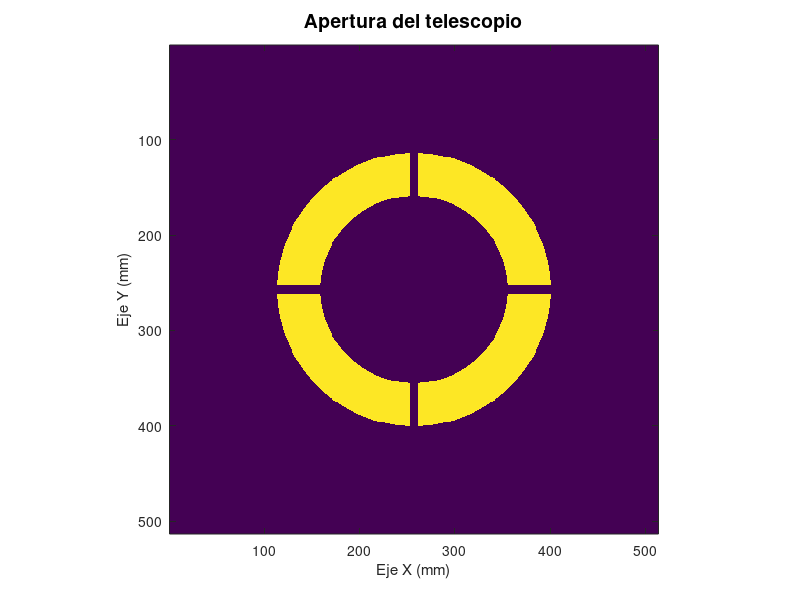
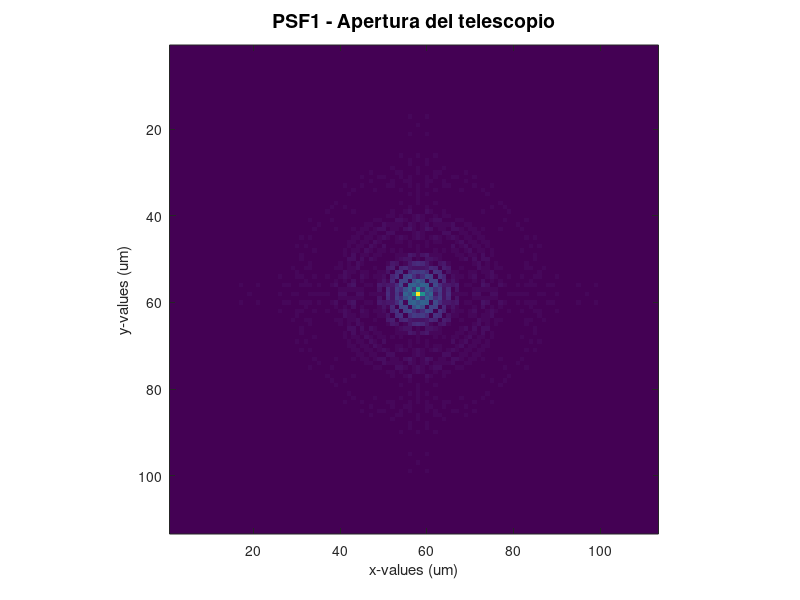
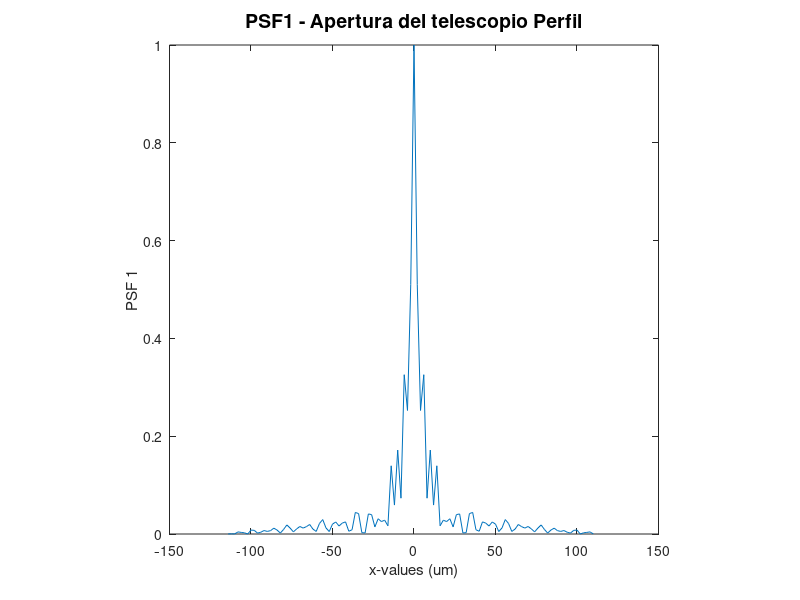
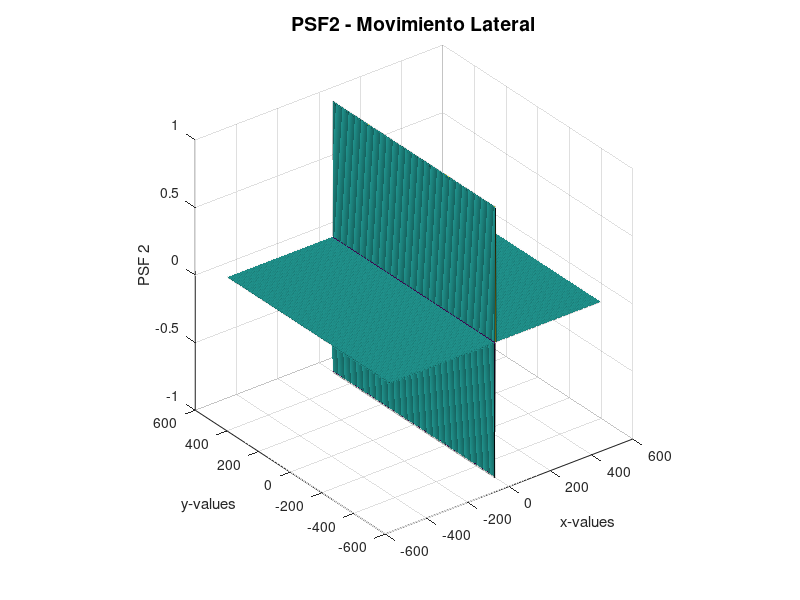

MATLAB code for these plots, in order: (Note: a time limit stopped this script after it produced the figures.)
%%
% 
% <<FILENAME.PNG>>
% 
%Resolución 2 um/pixel
close all
clear all

%%%%%%%%%%%%%%%%%%%%%%%%%%%%%%%%%%%%%%%%%%%%
%%%%%%%% 0.- Propiedades Generales %%%%%%%%%
%%%%%%%%%%%%%%%%%%%%%%%%%%%%%%%%%%%%%%%%%%%%
lambda = .550; %um
f = 3962000; %um
N=512;

te = 20;       %Tiempo de espocisión seg
D = 2;         %
rho = 100000; %um
sigma = 10;    %radianes

%%%%%%%%%%%%%%%%%%%%%%%%%%%%%%%%%%%%%%%%%%%%
%%%%% 1.- Definición de la apertura AP %%%%%
%%%%%%%%%%%%%%%%%%%%%%%%%%%%%%%%%%%%%%%%%%%%
xap = (-N/2:1:N/2)*(2.128);
yap = (-N/2:1:N/2)*(2.128);
AP = zeros(length(xap));

for i=1:length(xap)
for j=1:length(yap)
if sqrt(xap(i)^2 + yap(j)^2) <= 305
AP(i,j) = 1;
end
end
end

for i=1:length(xap)
for j=1:length(yap)
if sqrt(xap(i)^2 + yap(j)^2) <= 209
AP(i,j) = 0;
end
end
end

for i=1:length(xap)
if abs(xap(i)) <= 10
AP(i,:) = 0;
end
end

for j=1:length(yap)
if abs(yap(j)) <= 10
AP(:,j) = 0;
end
end

figure; set(gca,'FontSize',14);
imagesc(AP);
pbaspect([1 1 1])
title('Apertura del telescopio','FontSize',14);
xlabel('Eje X (mm)')
ylabel('Eje Y (mm)')
saveas(gcf,'1-1_Apertura','png');

FAP = abs(fftshift(fft2(AP)));

%VECTORES DEL ESPACIO MTF
u = (-N/2:1:N/2)*(1/((N+1)*(2)));
v = (-N/2:1:N/2)*(1/((N+1)*(2)));

%VECTORES DEL ESPACIO PSF
xpsf = (-N/2:1:N/2)*2;
ypsf = (-N/2:1:N/2)*2;

%%%%%%%%%%%%%%%%%%%%%%%%%%%%%%%%%%%%%%%%%%%%
%%%%%%%%%% 2.- Movimiento Lateral %%%%%%%%%%
%%%%%%%%%%%%%%%%%%%%%%%%%%%%%%%%%%%%%%%%%%%%
vimg = 0.1; %Velocidad = 0.1 um/seg
AreaRecorrida = vimg*te;
VelEf = zeros(length(xpsf));

for i=1:length(xpsf)
if abs(xpsf(i)) <= AreaRecorrida
VelEf(:,i) = xpsf(i)/AreaRecorrida;
end
end

%%%%%%%%%%%%%%%%%%%%%%%%%%%%%%%%%%%%%%%%%%%%
%%%%%%%% 3.- Variaciones de Montura %%%%%%%%
%%%%%%%%%%%%%%%%%%%%%%%%%%%%%%%%%%%%%%%%%%%%


Var=zeros(length(xpsf));

for i=1:length(xpsf)
for j=1:length(ypsf)
Var(i,j) = real(1/(pi*sqrt((D*1.01)^2 - (xpsf(i)^2 + ypsf(j)^2))));
end
end

%%%%%%%%%%%%%%%%%%%%%%%%%%%%%%%%%%%%%%%%%%%%
%%%%% 4.- Distorsiones de la atmosfera %%%%%
%%%%%%%%%%%%%%%%%%%%%%%%%%%%%%%%%%%%%%%%%%%%

for i=1:length(u)
for j=1:length(v)
MTF4(i,j) = exp(-(sigma^2)*(1 - exp(-((lambda*f/rho)^2)*(u(i)^2 + v(j)^2))));
end
end

%%%%%%%%%%%%%%%%%%%%%%%%%%%%%%%%%%%%%%%%%%%%
%%%%%%%%%% 5.- Detector pixeleado %%%%%%%%%%
%%%%%%%%%%%%%%%%%%%%%%%%%%%%%%%%%%%%%%%%%%%%
L = 1024;

PSF5 = zeros(length(xpsf));

for i=1:length(xpsf)
for j=1:length(ypsf)
PSF5(j,i) = xpsf(i) + ypsf(j);
end
end
PSF5 = rot90(PSF5);

%%%%%%%%%%%%%%%%%%%%%%%%%%%%%%%%%%%%%%%%%%%%
%%%%%%%%%% MODIFICADORES TOTALES %%%%%%%%%%%
%%%%%%%%%%%%%%%%%%%%%%%%%%%%%%%%%%%%%%%%%%%%
PSF1 = FAP;
PSF2 = VelEf;
PSF3 = Var;
MTF4 = MTF4;
PSF5 = PSF5;

MTF1 = abs(fftshift(fft2(PSF1)));
MTF2 = abs(fftshift(fft2(PSF2)));
MTF3 = abs(fftshift(fft2(PSF3)));
PSF4 = abs(fftshift(ifft2(MTF4)));
MTF5 = abs(fftshift(fft2(PSF5)));

MTF1 = MTF1/max(max(MTF1));
MTF2 = MTF2/max(max(MTF2));
MTF3 = MTF3/max(max(MTF3));
MTF4 = MTF4/max(max(MTF4));
MTF5 = MTF5/max(max(MTF5));

PSF1 = (PSF1/max(max(PSF1)));
PSF2 = (PSF2/max(max(PSF2)));
PSF3 = (PSF3/max(max(PSF3)));
PSF4 = (PSF4/max(max(PSF4)));
PSF5 = (PSF5/max(max(PSF5)));

%%%%%%%%%%%%%%%%%%%%%%%%%%%%%%%%%%%%%%%%%%%%
%%%%%%%%%%%%%%%%% GRÁFICAS %%%%%%%%%%%%%%%%%
%%%%%%%%%%%%%%%%%%%%%%%%%%%%%%%%%%%%%%%%%%%%

figure; set(gca,'FontSize',14);
imagesc(PSF1(200:312,200:312));
pbaspect([1 1 1])
title('PSF1 - Apertura del telescopio','FontSize',14);
xlabel('x-values (um)')
ylabel('y-values (um)')
saveas(gcf,'1-2_PSF','png');

figure; set(gca,'FontSize',14);
plot(xpsf(200:312),PSF1(200:312,257));
pbaspect([1 1 1])
title('PSF1 - Apertura del telescopio Perfil','FontSize',14);
xlabel('x-values (um)')
ylabel('PSF 1')
saveas(gcf,'1-3_PSF Perfil','png');

figure; set(gca,'FontSize',14);
surf(xpsf,ypsf,PSF2)
pbaspect([1 1 1])
%colorbar
title('PSF2 - Movimiento Lateral','FontSize',14);
xlabel('x-values')
ylabel('y-values')
zlabel('PSF 2')
saveas(gcf,'2-1_PSF','png');

figure; set(gca,'FontSize',14);
plot(xpsf,PSF2(257,:))
pbaspect([1 1 1])
%colorbar
title('PSF2 - Movimiento Lateral Perfil','FontSize',14);
xlabel('x-values')
ylabel('PSF 2')
saveas(gcf,'2-2_PSF Perfil','png');

figure; set(gca,'FontSize',14);
imagesc(PSF3)
pbaspect([1 1 1])
title('PSF3 - Variaciones de Montura','FontSize',14);
xlabel('x-values')
ylabel('y-values')
saveas(gcf,'3-1_PSF','png');

figure; set(gca,'FontSize',14);
plot(xpsf,PSF3((length(xpsf)-1)/2,:))
pbaspect([1 1 1])
%colorbar
title('PSF3 - Variaciones de Montura Perfil','FontSize',14);
xlabel('x-values')
ylabel('PSF 3')
saveas(gcf,'3-2_PSF Perfil','png');

figure; set(gca,'FontSize',14);
imagesc(MTF4)
pbaspect([1 1 1])
%colorbar
title('MTF4 - Distorsiones de la atmósfera','FontSize',14);
xlabel('u-values')
ylabel('v-values')
saveas(gcf,'4-1_MTF','png');

figure; set(gca,'FontSize',14);
plot(u,MTF4(:,257))
pbaspect([1 1 1])
%colorbar
title('MTF4 - Distorsiones de la atmósfera perfil','FontSize',14);
xlabel('u-values')
ylabel('MTF 4')
saveas(gcf,'4-2_MTF Perfil','png');

figure; set(gca,'FontSize',14);
surf(xpsf,ypsf,PSF5)
pbaspect([1 1 1])
%colorbar
title('PSF5 - Efecto del detector','FontSize',14);
xlabel('x-values')
ylabel('y-values')
zlabel('PSF 5')
saveas(gcf,'5-1_PSF','png');

figure; set(gca,'FontSize',14);
plot(xpsf,PSF5)
pbaspect([1 1 1])
%colorbar
title('PSF5 - Perfil','FontSize',14);
xlabel('x-values')
ylabel('PSF 5')
saveas(gcf,'5-2_PSF Perfil','png');

figure; set(gca,'FontSize',14);
imagesc(MTF1);
pbaspect([1 1 1])
title('MTF1 - Apertura del telescopio','FontSize',14);
xlabel('x-values (um)')
ylabel('y-values (um)')
saveas(gcf,'1-4_MTF','png');

figure; set(gca,'FontSize',14);
plot(u,abs(MTF1(257,:)));
pbaspect([1 1 1])
title('MTF1 - Apertura del telescopio Perfil','FontSize',14);
xlabel('u-values (um)')
ylabel('MTF 1')
saveas(gcf,'1-5_MTF Perfil','png');

figure; set(gca,'FontSize',14);
surf(u,v,MTF2)
pbaspect([1 1 1])
%colorbar
title('MTF2 - Movimiento Lateral','FontSize',14);
xlabel('u-values')
ylabel('v-values')
zlabel('MTF 2')
saveas(gcf,'2-3_MTF','png');

figure; set(gca,'FontSize',14);
plot(u,MTF2(257,:))
pbaspect([1 1 1])
%colorbar
title('MTF2 - Movimiento Lateral Perfil','FontSize',14);
xlabel('u-values')
ylabel('MTF 2')
saveas(gcf,'2-4_MTF Perfil','png');

figure; set(gca,'FontSize',14);
imagesc(abs(MTF3))
pbaspect([1 1 1])
title('MTF3 - Variaciones de Montura','FontSize',14);
xlabel('u-values')
ylabel('v-values')
saveas(gcf,'3-3_MTF','png');

figure; set(gca,'FontSize',14);
plot(u,MTF3(257,:))
pbaspect([1 1 1])
%colorbar
title('MTF3 - Variaciones de Montura Perfil','FontSize',14);
xlabel('u-values')
ylabel('MTF 3')
saveas(gcf,'3-4_MTF Perfil','png');

figure; set(gca,'FontSize',14);
imagesc(PSF4(200:312,200:312))
pbaspect([1 1 1])
%colorbar
title('PSF4 - Distorsiones de la atmósfera','FontSize',14);
xlabel('x-values')
ylabel('y-values')
saveas(gcf,'4-3_PSF','png');

figure; set(gca,'FontSize',14);
plot(xpsf(200:312),PSF4(257,200:312))
pbaspect([1 1 1])
%colorbar
title('PSF4 - Distorsiones de la atmósfera perfil','FontSize',14);
xlabel('x-values')
ylabel('PSF 4')
saveas(gcf,'4-4_PSF Perfil','png');

figure; set(gca,'FontSize',14);
surf(u,v,MTF5)
pbaspect([1 1 1])
%colorbar
title('MTF5 - Efecto del detector','FontSize',14);
xlabel('u-values')
ylabel('v-values')
zlabel('MTF 5')
saveas(gcf,'5-3_MTF','png');

figure; set(gca,'FontSize',14);
plot(u(200:312),abs(MTF5(257,200:312)))
pbaspect([1 1 1])
%colorbar
title('MTF5 - Perfil','FontSize',14);
xlabel('u-values')
ylabel('MTF 5')
saveas(gcf,'5-4_MTF Perfil','png');

%%%%%%%%%%%%%%%%%%%%%%%%%%%%%%%%%%%%%%%%%%%%
%%%%%%%%%%%% PRODUCTOS FINALES %%%%%%%%%%%%%
%%%%%%%%%%%%%%%%%%%%%%%%%%%%%%%%%%%%%%%%%%%%

A1 = conv2(PSF2,PSF5);
A1 = imresize(A1,0.5);
%A1 = A1(257:769,257:769);
A1 = A1/max(max(A1));
B1 = conv2(PSF1,A1);
B1 = imresize(B1,0.5);
%B1 = B1(257:769,257:769);
B1 = B1/max(max(B1));
B2 = conv2(PSF3,PSF4);
B2 = imresize(B2,0.5);
%B2 = B2(257:769,257:769);
B2 = B2/max(max(B2));
PSFTotal = conv2(B1,B2);
PSFTotal = imresize(PSFTotal,0.5);
%PSFTotal = PSFTotal(257:769,257:769);
PSFTotal = PSFTotal/max(max(PSFTotal));

figure; set(gca,'FontSize',14);
plot(xpsf,abs(PSFTotal(:,257)))
pbaspect([1 1 1])
%colorbar
title('PSF Total en Y','FontSize',14);
xlabel('y-values')
ylabel('PSF Total')
saveas(gcf,'6-1_PSF Total Y','png');

figure; set(gca,'FontSize',14);
plot(xpsf,abs(PSFTotal(257,:)))
pbaspect([1 1 1])
%colorbar
title('PSF Total en X','FontSize',14);
xlabel('x-values')
ylabel('PSF Total')
saveas(gcf,'6-2_PSF Total X','png');

figure; set(gca,'FontSize',14);
imagesc(abs(PSFTotal))
pbaspect([1 1 1])
colorbar
title('PSF Total','FontSize',14);
xlabel('x-values')
ylabel('y-values')
saveas(gcf,'6-3_PSF Total','png');

MTFTotal = MTF1.*MTF2.*MTF3.*MTF4.*MTF5;
MTFTotal = MTFTotal/max(max(MTFTotal));

figure; set(gca,'FontSize',14);
imagesc(abs(MTFTotal(200:312,200:312)))
pbaspect([1 1 1])
colorbar
title('MTF Total','FontSize',14);
xlabel('x-values')
ylabel('y-values')
saveas(gcf,'6-4_MTF Total','png');

figure; set(gca,'FontSize',14);
plot(u(200:312),abs(MTFTotal(257,200:312)))
pbaspect([1 1 1])
title('MTF Total','FontSize',14);
xlabel('u-values')
ylabel('MTF Total')
saveas(gcf,'6-5_MTF Total X','png');

%%%%%%%%%%%%%%%%%%%%%%%%%%%%%%%%%%%%%%%%%%%%
%%%%%%%%%% ARTEFACTOS DE IMAGEN %%%%%%%%%%%%
%%%%%%%%%%%%%%%%%%%%%%%%%%%%%%%%%%%%%%%%%%%%
Planet = imread('Planet.png');
Planet = im2double(Planet);
Planet = rgb2gray(Planet);
NeoPlanet = abs(conv2(PSFTotal,Planet));

Planet = Planet/max(max(Planet));
NeoPlanet = NeoPlanet/max(max(NeoPlanet));

figure; set(gca,'FontSize',14);
subplot(1,2,1);
imagesc(Planet)
pbaspect([1 1 1])
title('Imagen Normal','FontSize',14);
colormap(gray)
subplot(1,2,2); 
imagesc(NeoPlanet(257:770,257:770))
pbaspect([1 1 1])
title('Efecto PSF Total','FontSize',14);
saveas(gcf,'6-6_Efecto en Imagen X','png');

close all
